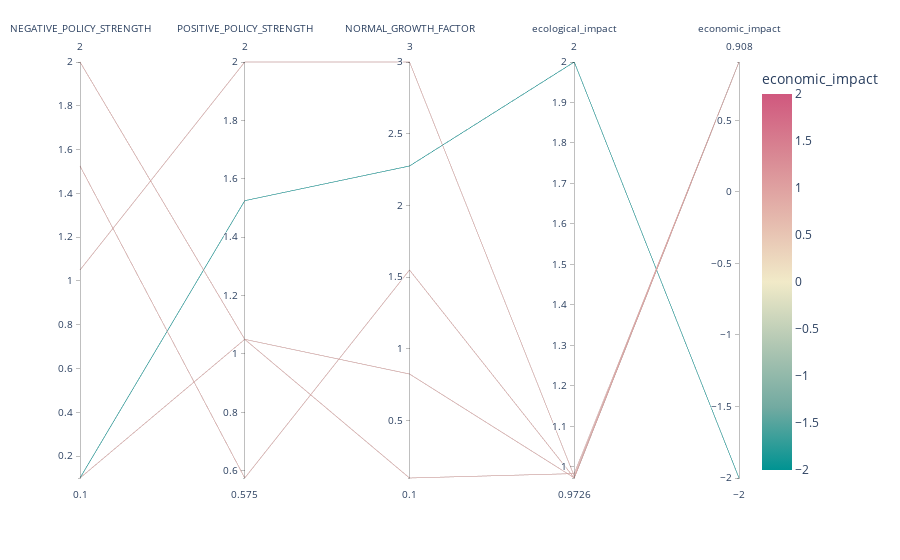

Notebook source saved alongside this figure:
### Code cell
import plotly.express as px
import pandas as pd

incentive_data = [d['incentive_params'] for d in search.execution_results]
quota_data = [d['quota_params'] for d in search.execution_results]
ecological_impact_data = {}
ecological_impact_data["ecological_impact"] = [d['ecological_impact'] for d in search.execution_results]
economic_impact_data = {}
economic_impact_data["economic_impact"] = [d['economic_impact'] for d in search.execution_results]

df = pd.concat([pd.DataFrame(incentive_data),
                pd.DataFrame(quota_data),
                pd.DataFrame(ecological_impact_data),
                pd.DataFrame(economic_impact_data)],
                axis=1)

fig = px.parallel_coordinates(df, color="economic_impact",
                              dimensions=df.columns,
                              color_continuous_scale=px.colors.diverging.Tealrose,
                              color_continuous_midpoint=0)
fig.show()

### Figure 1 — Plotly figure (JSON) as saved in the notebook; plotly's stock layout.template omitted (floating-point values rounded to 4 significant figures)
{"data": [{"dimensions": [{"label": "NEGATIVE_POLICY_STRENGTH", "values": [2.0, 0.1, 1.05, 0.1, 1.525]}, {"label": "POSITIVE_POLICY_STRENGTH", "values": [1.05, 1.525, 2.0, 1.05, 0.575]}, {"label": "NORMAL_GROWTH_FACTOR", "values": [0.1, 2.275, 3.0, 0.825, 1.55]}, {"label": "ecological_impact", "values": [0.9835, 2.0, 0.977, 0.973, 0.9726]}, {"label": "economic_impact", "values": [0.9073, -2.0, 0.9077, 0.9074, 0.908]}], "domain": {"x": [0, 1], "y": [0, 1]}, "line": {"color": [0.9073, -2.0, 0.9077, 0.9074, 0.908], "coloraxis": "coloraxis"}, "name": "", "type": "parcoords"}], "layout": {"coloraxis": {"cmid": 0, "colorbar": {"title": {"text": "economic_impact"}}, "colorscale": [[0, "rgb(0, 147, 146)"], [0.1667, "rgb(114, 170, 161)"], [0.3333, "rgb(177, 199, 179)"], [0.5, "rgb(241, 234, 200)"], [0.6667, "rgb(229, 185, 173)"], [0.8333, "rgb(217, 137, 148)"], [1, "rgb(208, 88, 126)"]]}, "legend": {"tracegroupgap": 0}, "margin": {"t": 60}}}
